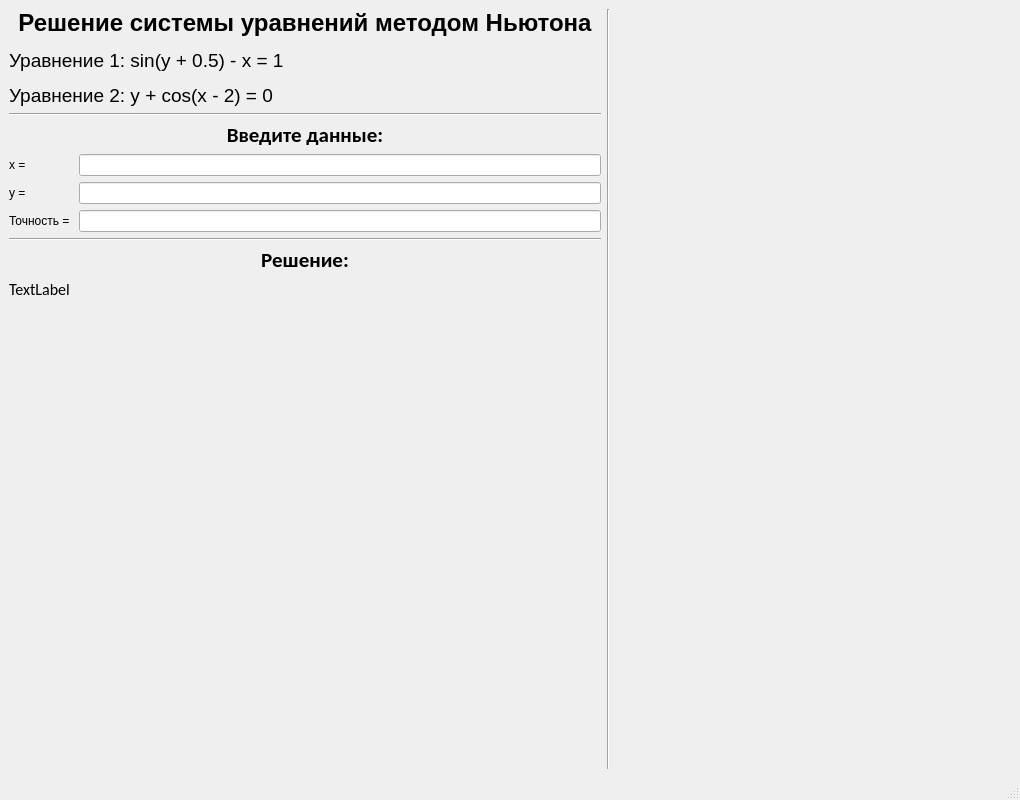
<?xml version="1.0" encoding="UTF-8"?>
<ui version="4.0">
 <class>MainWindow</class>
 <widget class="QMainWindow" name="MainWindow">
  <property name="geometry">
   <rect>
    <x>0</x>
    <y>0</y>
    <width>1020</width>
    <height>800</height>
   </rect>
  </property>
  <property name="windowTitle">
   <string>MainWindow</string>
  </property>
  <widget class="QWidget" name="centralwidget">
   <layout class="QGridLayout" name="gridLayout" rowstretch="0,0,0,0,0,0,0,1" columnstretch="3,0,2">
    <item row="5" column="0">
     <widget class="Line" name="line_3">
      <property name="orientation">
       <enum>Qt::Horizontal</enum>
      </property>
     </widget>
    </item>
    <item row="3" column="0">
     <widget class="QLabel" name="label_2">
      <property name="font">
       <font>
        <family>Calibri</family>
        <pointsize>16</pointsize>
       </font>
      </property>
      <property name="text">
       <string>&lt;html&gt;&lt;head/&gt;&lt;body&gt;&lt;p align=&quot;center&quot;&gt;&lt;span style=&quot; font-weight:600;&quot;&gt;Введите данные:&lt;/span&gt;&lt;/p&gt;&lt;/body&gt;&lt;/html&gt;</string>
      </property>
      <property name="alignment">
       <set>Qt::AlignLeading|Qt::AlignLeft|Qt::AlignTop</set>
      </property>
     </widget>
    </item>
    <item row="2" column="0">
     <widget class="Line" name="line_2">
      <property name="orientation">
       <enum>Qt::Horizontal</enum>
      </property>
     </widget>
    </item>
    <item row="1" column="2" rowspan="4">
     <widget class="QWidget" name="widget" native="true"/>
    </item>
    <item row="4" column="0">
     <layout class="QFormLayout" name="formLayout">
      <item row="0" column="0">
       <widget class="QLabel" name="xLabel">
        <property name="text">
         <string>x = </string>
        </property>
       </widget>
      </item>
      <item row="0" column="1">
       <widget class="QLineEdit" name="xLineEdit"/>
      </item>
      <item row="1" column="0">
       <widget class="QLabel" name="yLabel">
        <property name="text">
         <string>y = </string>
        </property>
       </widget>
      </item>
      <item row="1" column="1">
       <widget class="QLineEdit" name="yLineEdit"/>
      </item>
      <item row="2" column="0">
       <widget class="QLabel" name="Label">
        <property name="text">
         <string>Точность = </string>
        </property>
       </widget>
      </item>
      <item row="2" column="1">
       <widget class="QLineEdit" name="LineEdit"/>
      </item>
     </layout>
    </item>
    <item row="6" column="0">
     <widget class="QLabel" name="label_3">
      <property name="font">
       <font>
        <family>Calibri</family>
       </font>
      </property>
      <property name="text">
       <string>&lt;html&gt;&lt;head/&gt;&lt;body&gt;&lt;p align=&quot;center&quot;&gt;&lt;span style=&quot; font-size:16pt; font-weight:600;&quot;&gt;Решение:&lt;/span&gt;&lt;/p&gt;&lt;/body&gt;&lt;/html&gt;</string>
      </property>
      <property name="alignment">
       <set>Qt::AlignLeading|Qt::AlignLeft|Qt::AlignTop</set>
      </property>
     </widget>
    </item>
    <item row="1" column="0">
     <widget class="QLabel" name="label">
      <property name="text">
       <string>&lt;html&gt;&lt;head/&gt;&lt;body&gt;&lt;p align=&quot;center&quot;&gt;&lt;span style=&quot; font-size:18pt; font-weight:600;&quot;&gt;Решение системы уравнений методом Ньютона&lt;/span&gt;&lt;/p&gt;&lt;p&gt;&lt;span style=&quot; font-size:14pt;&quot;&gt;Уравнение 1: sin(y + 0.5) - x = 1&lt;/span&gt;&lt;/p&gt;&lt;p&gt;&lt;span style=&quot; font-size:14pt;&quot;&gt;Уравнение 2: y + cos(x - 2) = 0&lt;/span&gt;&lt;/p&gt;&lt;/body&gt;&lt;/html&gt;</string>
      </property>
      <property name="alignment">
       <set>Qt::AlignLeading|Qt::AlignLeft|Qt::AlignTop</set>
      </property>
     </widget>
    </item>
    <item row="7" column="0">
     <widget class="QLabel" name="label_4">
      <property name="font">
       <font>
        <family>Calibri</family>
        <pointsize>12</pointsize>
       </font>
      </property>
      <property name="text">
       <string>TextLabel</string>
      </property>
      <property name="alignment">
       <set>Qt::AlignLeading|Qt::AlignLeft|Qt::AlignTop</set>
      </property>
     </widget>
    </item>
    <item row="1" column="1" rowspan="7">
     <widget class="Line" name="line">
      <property name="orientation">
       <enum>Qt::Vertical</enum>
      </property>
     </widget>
    </item>
   </layout>
  </widget>
  <widget class="QMenuBar" name="menubar">
   <property name="geometry">
    <rect>
     <x>0</x>
     <y>0</y>
     <width>1020</width>
     <height>20</height>
    </rect>
   </property>
  </widget>
  <widget class="QStatusBar" name="statusbar"/>
 </widget>
 <resources/>
 <connections/>
</ui>
